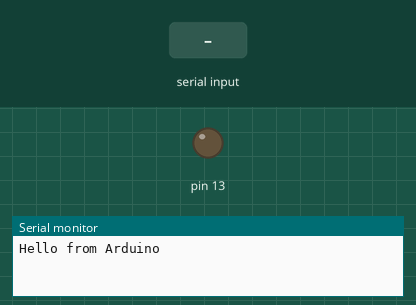
The sketch below on a simulated Arduino Uno, built with avr-gcc and run on an emulated ATmega328P. On the bench: output pins drawn as LEDs (lit = HIGH), the last lines printed to the serial monitor. The inputs (shaded band) are chosen by the test bench.

Above: at 1.2 s.
1.3 s: "1" received over Serial
At 1.9 s:
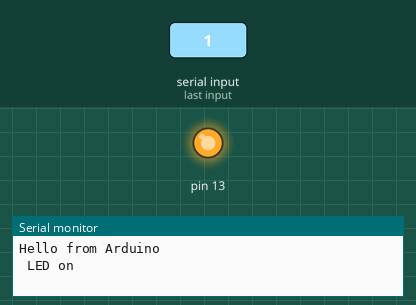
2.8 s: "2" received over the second serial link
At 3.1 s:
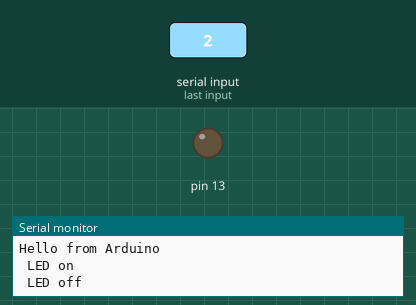
4.3 s: "1" received over the second serial link
At 5.4 s:
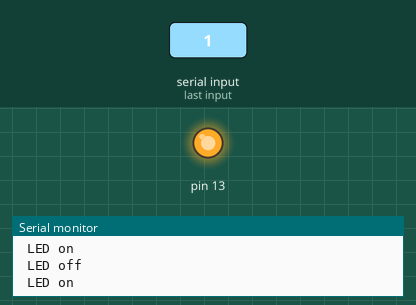
7.3 s: "2" received over Serial
At 7.7 s:
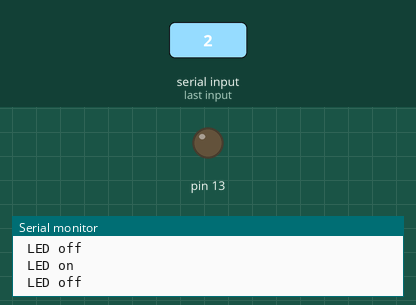
Timing chart, 0 to 9.8 s (numbered marks = the images above; inputs shaded):
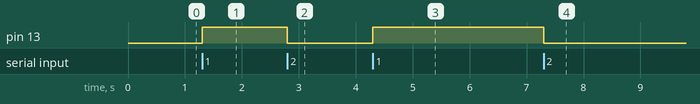

Measured:
- after the input at 1.3 s, pin 13: LOW → HIGH at once
- after the input at 2.8 s, pin 13: HIGH → LOW at once
- after the input at 4.3 s, pin 13: LOW → HIGH at once
- after the input at 7.3 s, pin 13: HIGH → LOW at once

The sketch:

Led_desktop_gui.ino
```cpp
//code belongs to this video: https://www.youtube.com/watch?v=6jZMJ7DFCY0

#include <SoftwareSerial.h>
SoftwareSerial BT(3, 4); // BT(RX,TX)
// creates a "virtual" serial port/UART
// connect BT module TX to 0
// connect BT module RX to 1
// connect BT Vcc to 5V, GND to GND
void setup()
{
  // set digital pin to control as an output
  pinMode(13, OUTPUT);

  // set the data rate for the SoftwareSerial port
  BT.begin(9600);

  // Send test message to other device
  BT.println("Hello from Arduino");

  // set the data rate for the Serial monitor
  Serial.begin(9600);

  // Send text message to Serial Monitor
  Serial.println("Hello from Arduino");
}
char a; // stores incoming character from other device
char b; // stores incoming character from other device
void loop()
{
  if (BT.available() || Serial.available())
  // if text arrived in from BT serial...
  // if text arrived in from arduino serial...
  {
    a=(BT.read());
    b = (Serial.read());
    if (a=='1' || b == '1')
    {
      digitalWrite(13, HIGH);
      BT.println(" LED on");
      Serial.println(" LED on");
    }
    if (a=='2' || b == '2')
    {
      digitalWrite(13, LOW);
      BT.println(" LED off");
      Serial.println(" LED off");
    }
    if (a=='?' || b == '?')
    {
      BT.println("Send '1' to turn LED on");
      BT.println("Send '2' to turn LED on");
      Serial.println("Send '1' to turn LED on");
      Serial.println("Send '2' to turn LED on");
    }
    // you can add more "if" statements with other characters to add more commands
  }
}
```
